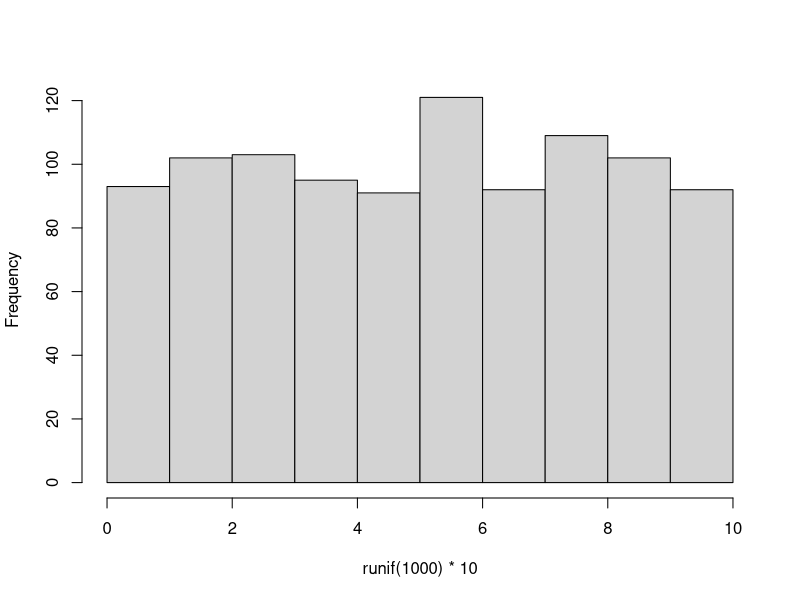
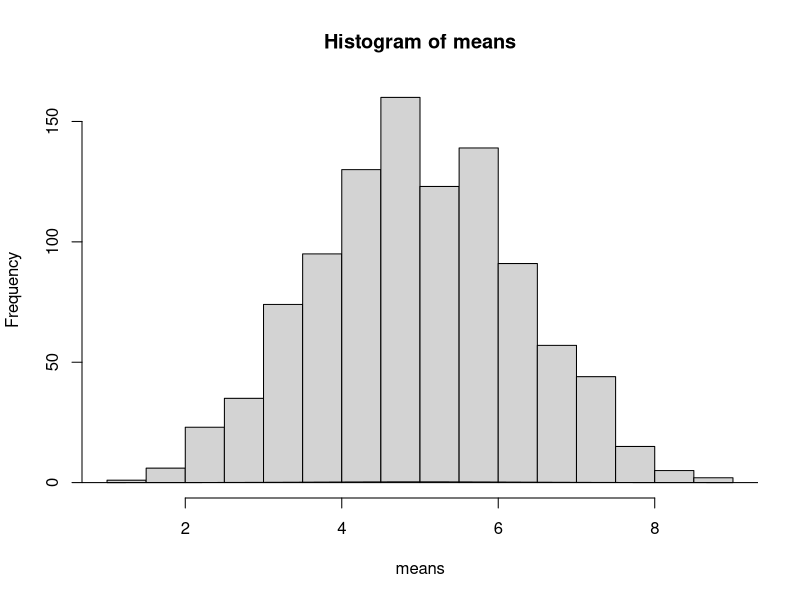

These figures' R source, in order:
#Histogram of generated uniform distribution random number
hist(runif(1000)*10,main="")
#settiing slot
means <- numeric(1000)
for (i in 1:1000){
  means[i] <- mean(runif(5)*10)
} 
#clt result
hist(means)
mean(means)
sd(means)
#Normal Distribution
x <- seq(0,10,0.1)
y <- dnorm(x,mean=mean(means),sd=sd(means))
lines(x,y)
